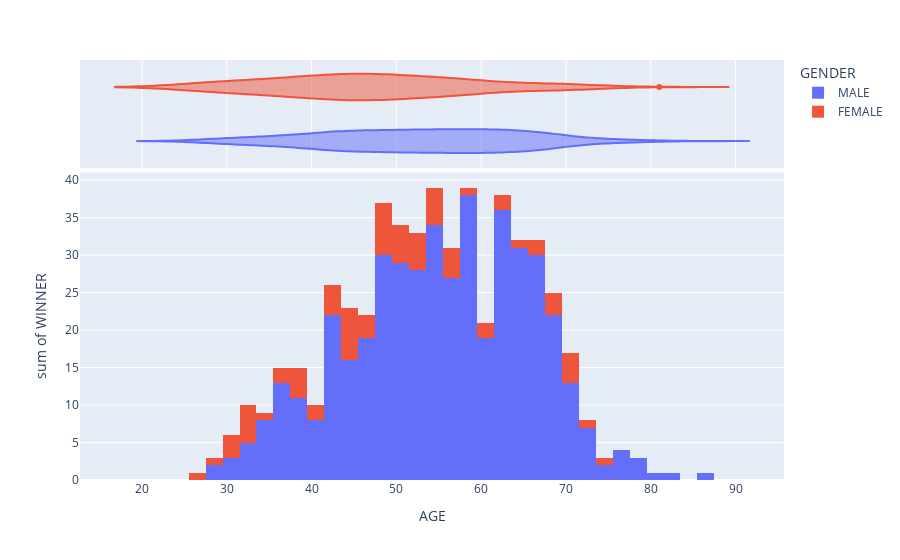

The cell this chart's notebook holds for it:
### Code cell
fig = px.histogram(df.dropna(), x="AGE", y="WINNER", color="GENDER", marginal="violin",hover_data=df.columns)
fig.show()

### Figure 1 — Plotly figure (JSON) as saved in the notebook; plotly's stock layout.template omitted (floating-point values rounded to 4 significant figures; data arrays with more than 128 entries replaced by an {"elided": "..."} marker saying what was removed)
{"data": [{"alignmentgroup": "True", "bingroup": "x", "histfunc": "sum", "hovertemplate": "GENDER=MALE<br>AGE=%{x}<br>sum of WINNER=%{y}<extra></extra>", "legendgroup": "MALE", "marker": {"color": "#636efa"}, "name": "MALE", "offsetgroup": "MALE", "orientation": "v", "showlegend": true, "type": "histogram", "x": {"elided": "1760 int values"}, "xaxis": "x", "y": {"elided": "1760 int values"}, "yaxis": "y"}, {"alignmentgroup": "True", "customdata": {"elided": "1760x20 mixed values"}, "hovertemplate": "GENDER=%{customdata[6]}<br>AGE=%{customdata[8]}<br>STATE=%{customdata[0]}<br>CONSTITUENCY=%{customdata[1]}<br>NAME=%{customdata[2]}<br>WINNER=%{customdata[3]}<br>PARTY=%{customdata[4]}<br>SYMBOL=%{customdata[5]}<br>CRIMINAL CASES=%{customdata[7]}<br>CATEGORY=%{customdata[9]}<br>EDUCATION=%{customdata[10]}<br>ASSETS=%{customdata[11]}<br>LIABILITIES=%{customdata[12]}<br>GENERAL VOTES=%{customdata[13]}<br>POSTAL VOTES=%{customdata[14]}<br>TOTAL VOTES=%{customdata[15]}<br>OVER TOTAL ELECTORS IN CONSTITUENCY=%{customdata[16]}<br>OVERTOTAL VOTES POLLED IN CONSTITUENCY=%{customdata[17]}<br>TOTAL ELECTORS=%{customdata[18]}<br>Party New=%{customdata[19]}<extra></extra>", "legendgroup": "MALE", "marker": {"color": "#636efa"}, "name": "MALE", "offsetgroup": "MALE", "scalegroup": "x", "showlegend": false, "type": "violin", "x": {"elided": "1760 int values"}, "xaxis": "x2", "yaxis": "y2"}, {"alignmentgroup": "True", "bingroup": "x", "histfunc": "sum", "hovertemplate": "GENDER=FEMALE<br>AGE=%{x}<br>sum of WINNER=%{y}<extra></extra>", "legendgroup": "FEMALE", "marker": {"color": "#EF553B"}, "name": "FEMALE", "offsetgroup": "FEMALE", "orientation": "v", "showlegend": true, "type": "histogram", "x": {"elided": "258 int values"}, "xaxis": "x", "y": {"elided": "258 int values"}, "yaxis": "y"}, {"alignmentgroup": "True", "customdata": {"elided": "258x20 mixed values"}, "hovertemplate": "GENDER=%{customdata[6]}<br>AGE=%{customdata[8]}<br>STATE=%{customdata[0]}<br>CONSTITUENCY=%{customdata[1]}<br>NAME=%{customdata[2]}<br>WINNER=%{customdata[3]}<br>PARTY=%{customdata[4]}<br>SYMBOL=%{customdata[5]}<br>CRIMINAL CASES=%{customdata[7]}<br>CATEGORY=%{customdata[9]}<br>EDUCATION=%{customdata[10]}<br>ASSETS=%{customdata[11]}<br>LIABILITIES=%{customdata[12]}<br>GENERAL VOTES=%{customdata[13]}<br>POSTAL VOTES=%{customdata[14]}<br>TOTAL VOTES=%{customdata[15]}<br>OVER TOTAL ELECTORS IN CONSTITUENCY=%{customdata[16]}<br>OVERTOTAL VOTES POLLED IN CONSTITUENCY=%{customdata[17]}<br>TOTAL ELECTORS=%{customdata[18]}<br>Party New=%{customdata[19]}<extra></extra>", "legendgroup": "FEMALE", "marker": {"color": "#EF553B"}, "name": "FEMALE", "offsetgroup": "FEMALE", "scalegroup": "x", "showlegend": false, "type": "violin", "x": {"elided": "258 int values"}, "xaxis": "x2", "yaxis": "y2"}], "layout": {"barmode": "relative", "legend": {"title": {"text": "GENDER"}, "tracegroupgap": 0}, "margin": {"t": 60}, "xaxis": {"anchor": "y", "domain": [0, 1], "title": {"text": "AGE"}}, "xaxis2": {"anchor": "y2", "domain": [0, 1], "matches": "x", "showgrid": true, "showticklabels": false}, "yaxis": {"anchor": "x", "domain": [0, 0.7326], "title": {"text": "sum of WINNER"}}, "yaxis2": {"anchor": "x2", "domain": [0.7426, 1], "matches": "y2", "showgrid": false, "showline": false, "showticklabels": false, "ticks": ""}}}
